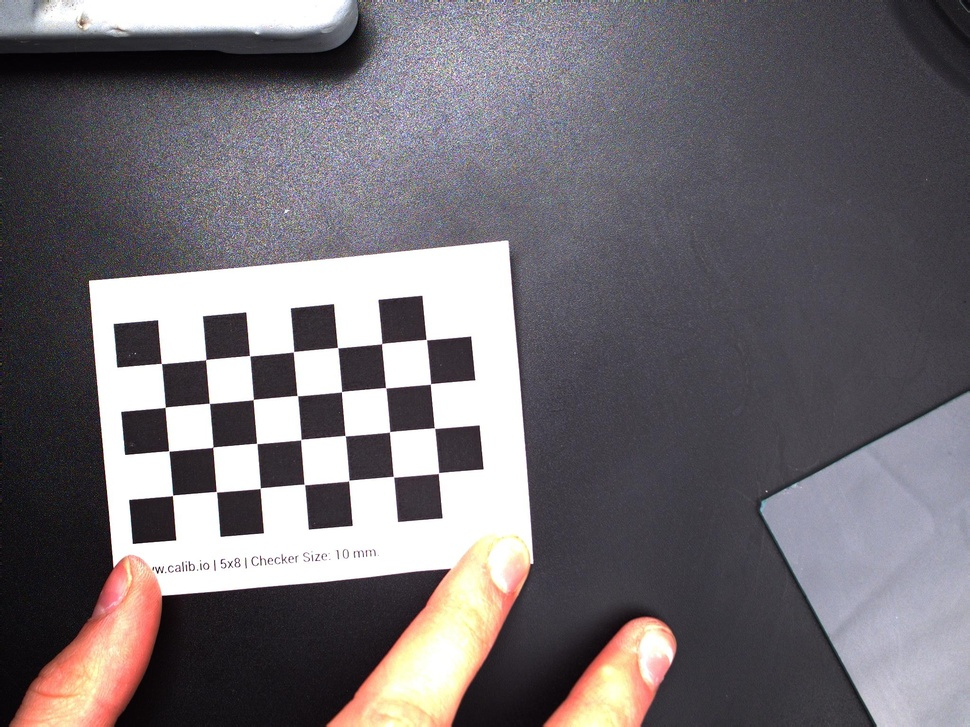
#> input picture calib/calib_1.jpg, 970 x 727 px, shrunk from 2048 x 1536 before the run; its folder holds only this picture in this run
$ python -i calibration.py   (imports and definitions only)
#> lines starting #> are read from the running program, lines starting #| are printed output that depends on the picture
import cv2
import numpy as np
import glob
import os


def compute_scale_from_checkerboard(image_path, square_size_mm=10):
#> called with image_path = 'calib/calib_1.jpg', square_size_mm = 10
    img = cv2.imread(image_path)
#> img is the input picture: shape (727, 970, 3); mean B, G, R 114.8, 110, 114.9
    if img is None:
        return None

    gray = cv2.cvtColor(img, cv2.COLOR_BGR2GRAY)
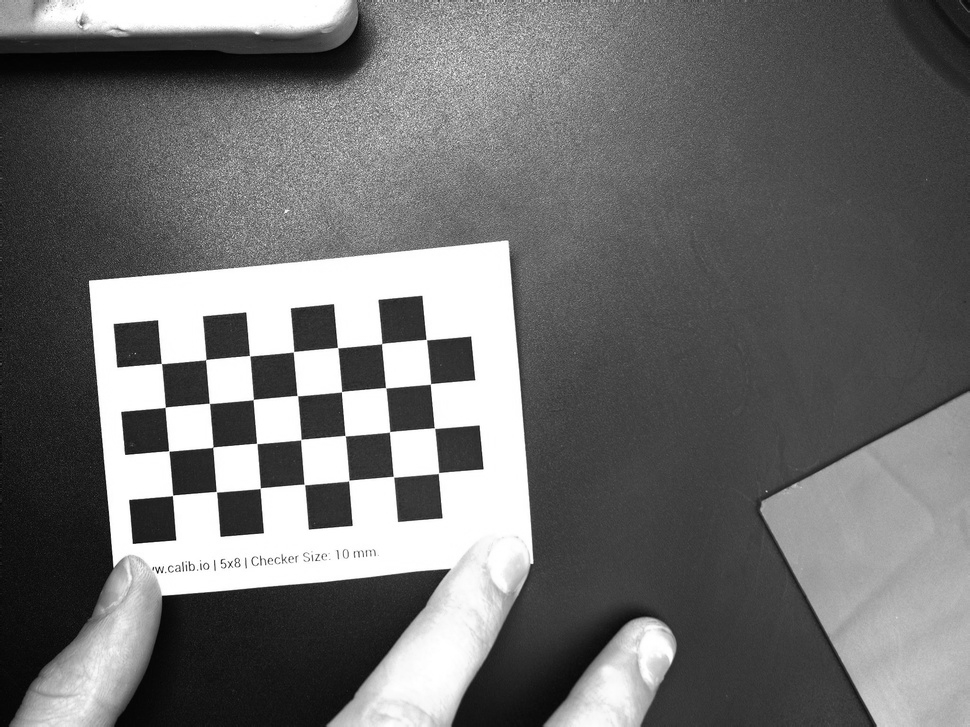
#> gray: shape (727, 970); min 1, max 255, mean 112

    #  контраст
    gray = cv2.GaussianBlur(gray, (5, 5), 0)
    gray = cv2.equalizeHist(gray)
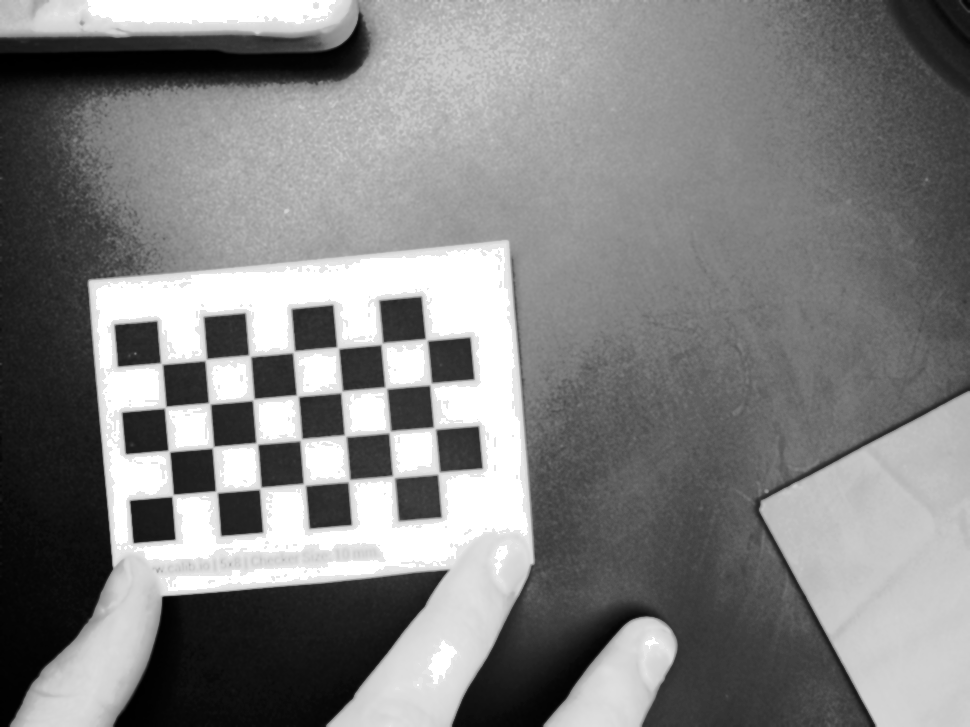
#> gray: shape (727, 970); min 0, max 255, mean 129.4

    flags = (
        cv2.CALIB_CB_ADAPTIVE_THRESH
        + cv2.CALIB_CB_NORMALIZE_IMAGE
    )

    # список
    possible_patterns = [
        (4, 7),
        (7, 4),
        (7, 7),
        (8, 8),
        (6, 6),
    ]

    for pattern_size in possible_patterns:
        ret, corners = cv2.findChessboardCorners(gray, pattern_size, flags)

        if ret and corners is not None:
            corners = corners.squeeze()

            if len(corners) < 2:
                continue

            p1 = corners[0]
            p2 = corners[1]

            pixel_dist = np.linalg.norm(p1 - p2)
            if pixel_dist == 0:
                continue

            mm_per_pixel = square_size_mm / pixel_dist
            return mm_per_pixel
#> this loop made 1 pass
#> (ret, p1, p2, pixel_dist, mm_per_pixel) on pass 1: (True, [173.6, 493.8], [170.1, 452.3], 41.62, 0.24)
#> after the loop, mm_per_pixel = 0.24; pixel_dist = 41.62

    return None


def auto_compute_scale_from_folder(folder_path, square_size_mm=10):
    image_paths = sorted(glob.glob(os.path.join(folder_path, "*.jpg")))

    if not image_paths:
        print("[CALIB] Нет изображений в папке calib")
        return None

    scales = []

    print(f"[CALIB] Найдено изображений: {len(image_paths)}")

    for img_path in image_paths:
        scale = compute_scale_from_checkerboard(img_path, square_size_mm)

        if scale is not None:
            scales.append(scale)
            print(f"[CALIB] OK: {os.path.basename(img_path)} -> {scale:.5f} mm/px")
        else:
            print(f"[CALIB] FAIL: {os.path.basename(img_path)}")

    if not scales:
        print("[CALIB] Не удалось найти шахматку ни на одном изображении")
        return None

    mean_scale = float(np.mean(scales))
    print(f"[CALIB] Средний масштаб: {mean_scale:.5f} mm/px")


    return mean_scale

>>> result = compute_scale_from_checkerboard('calib/calib_1.jpg')
#> result = 0.24

$ run again, on calib/calib_10.jpg
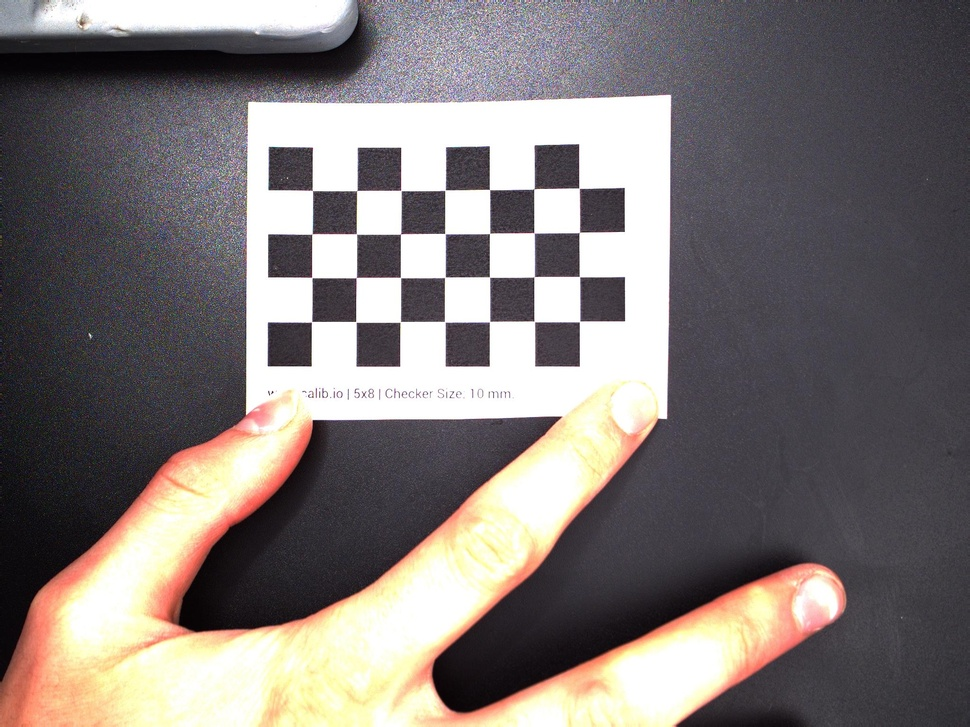
#> input picture calib/calib_10.jpg, 970 x 727 px, shrunk from 2048 x 1536 before the run
#> in compute_scale_from_checkerboard, img is the input picture: shape (727, 970, 3); mean B, G, R 119.2, 120.7, 127.8
#> in compute_scale_from_checkerboard, `gray = cv2.cvtColor(img, cv2.COLOR_BGR2GRAY)`:
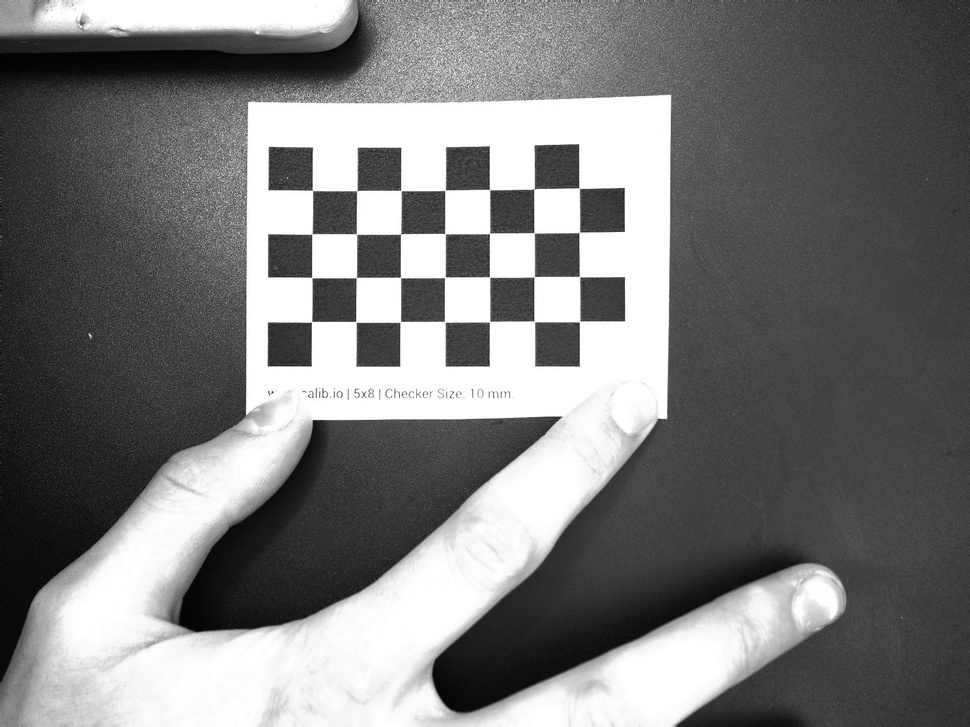
#> gray: shape (727, 970); min 1, max 255, mean 122.7
#> in compute_scale_from_checkerboard, `gray = cv2.equalizeHist(gray)`:
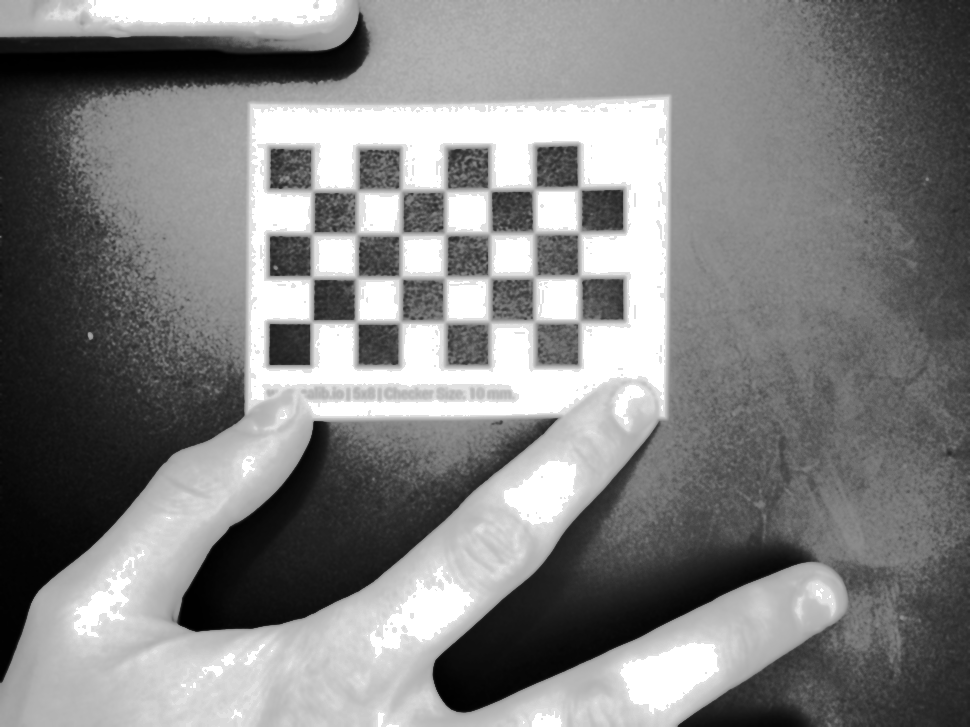
#> gray: shape (727, 970); min 0, max 255, mean 130.4
#> the loop in compute_scale_from_checkerboard, `for pattern_size in possible_patterns:` made 1 pass
#> (ret, p1, p2, pixel_dist, mm_per_pixel) on pass 1: (True, [313.5, 319.7], [312, 277.6], 42.19, 0.237)
#> after the loop in compute_scale_from_checkerboard, `for pattern_size in possible_patterns:`: mm_per_pixel = 0.237; pixel_dist = 42.19
#> result = 0.237

$ run again, on calib/calib_11.jpg
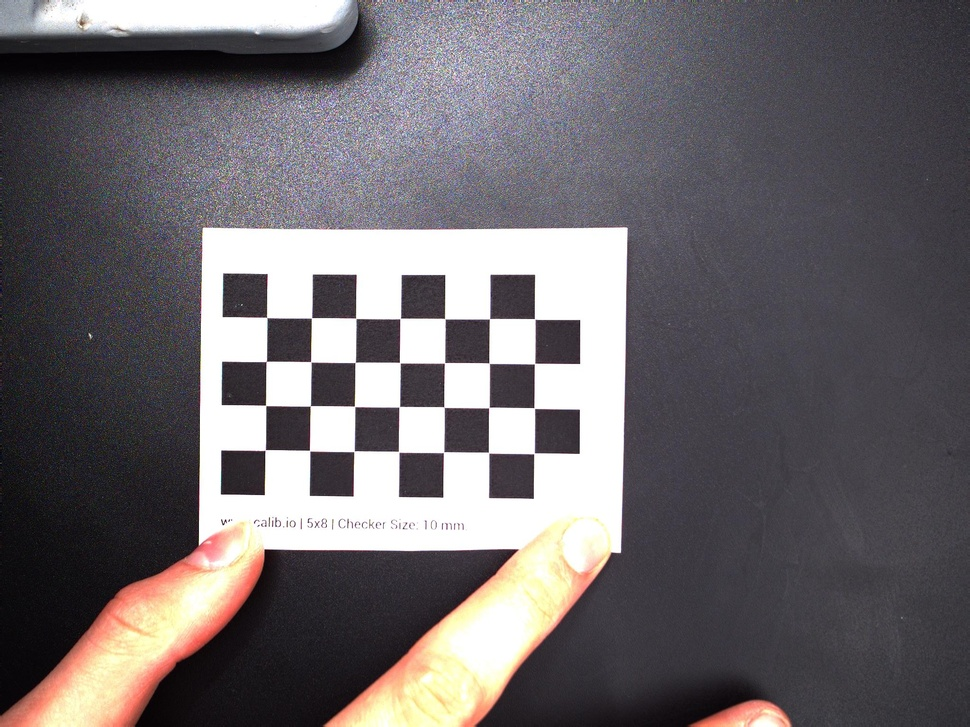
#> input picture calib/calib_11.jpg, 970 x 727 px, shrunk from 2048 x 1536 before the run
#> in compute_scale_from_checkerboard, img is the input picture: shape (727, 970, 3); mean B, G, R 108.1, 104.8, 109.7
#> in compute_scale_from_checkerboard, `gray = cv2.cvtColor(img, cv2.COLOR_BGR2GRAY)`:
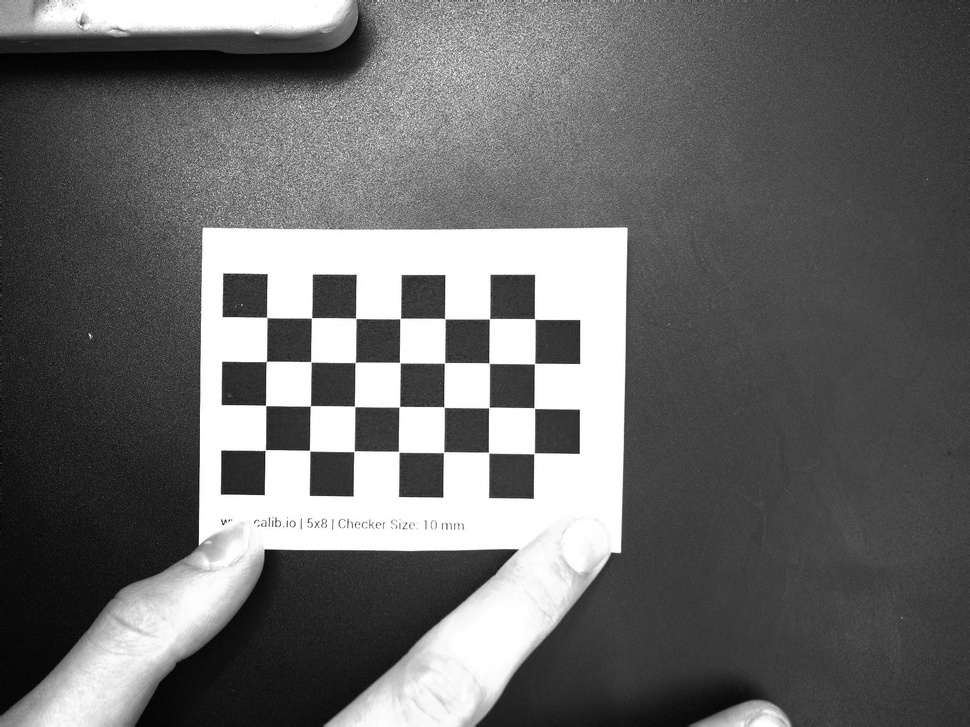
#> gray: shape (727, 970); min 0, max 255, mean 106.7
#> in compute_scale_from_checkerboard, `gray = cv2.equalizeHist(gray)`:
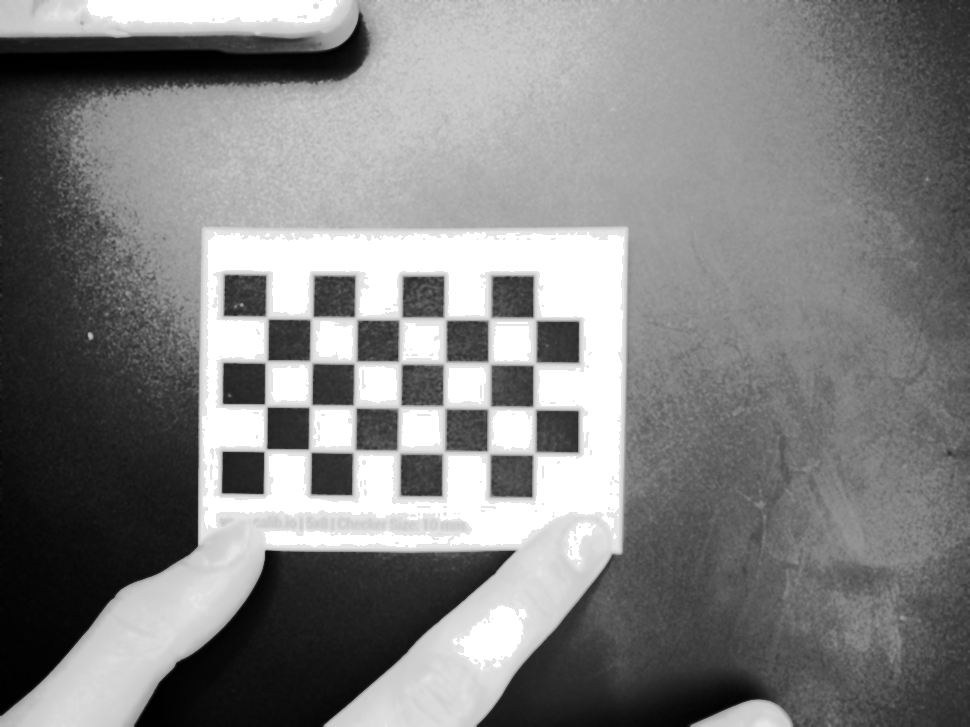
#> gray: shape (727, 970); min 0, max 255, mean 129.8
#> the loop in compute_scale_from_checkerboard, `for pattern_size in possible_patterns:` made 1 pass
#> (ret, p1, p2, pixel_dist, mm_per_pixel) on pass 1: (True, [265, 449.5], [267, 404.5], 45.04, 0.222)
#> after the loop in compute_scale_from_checkerboard, `for pattern_size in possible_patterns:`: mm_per_pixel = 0.222; pixel_dist = 45.04
#> result = 0.222

$ run again, on calib/calib_12.jpg
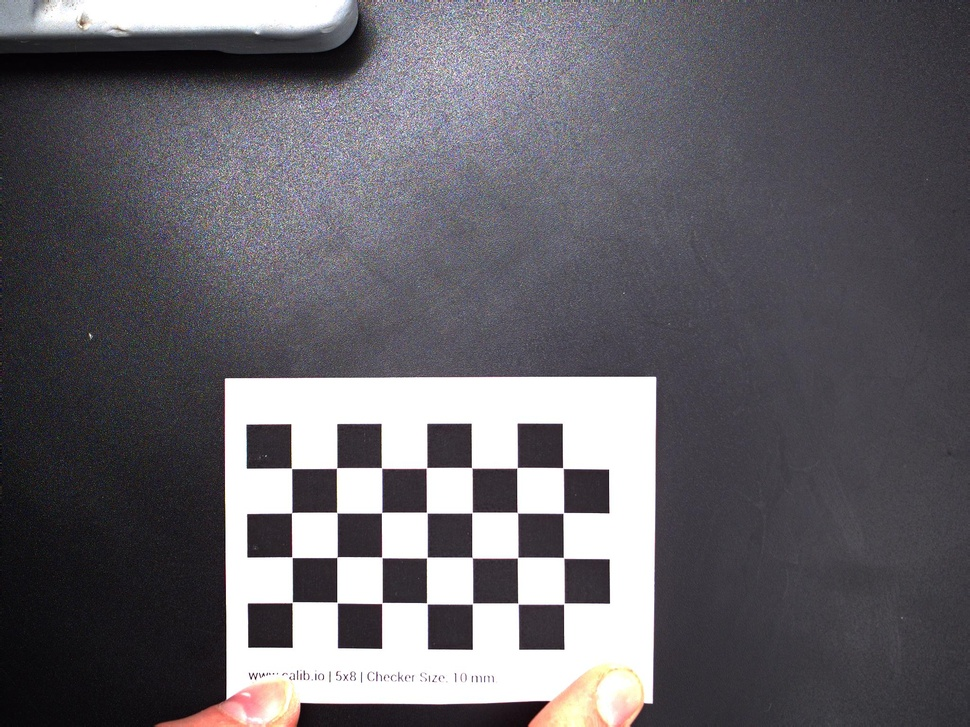
#> input picture calib/calib_12.jpg, 970 x 727 px, shrunk from 2048 x 1536 before the run
#> in compute_scale_from_checkerboard, img is the input picture: shape (727, 970, 3); mean B, G, R 105.5, 99.6, 102.1
#> in compute_scale_from_checkerboard, `gray = cv2.GaussianBlur(gray, (5, 5), 0)`:
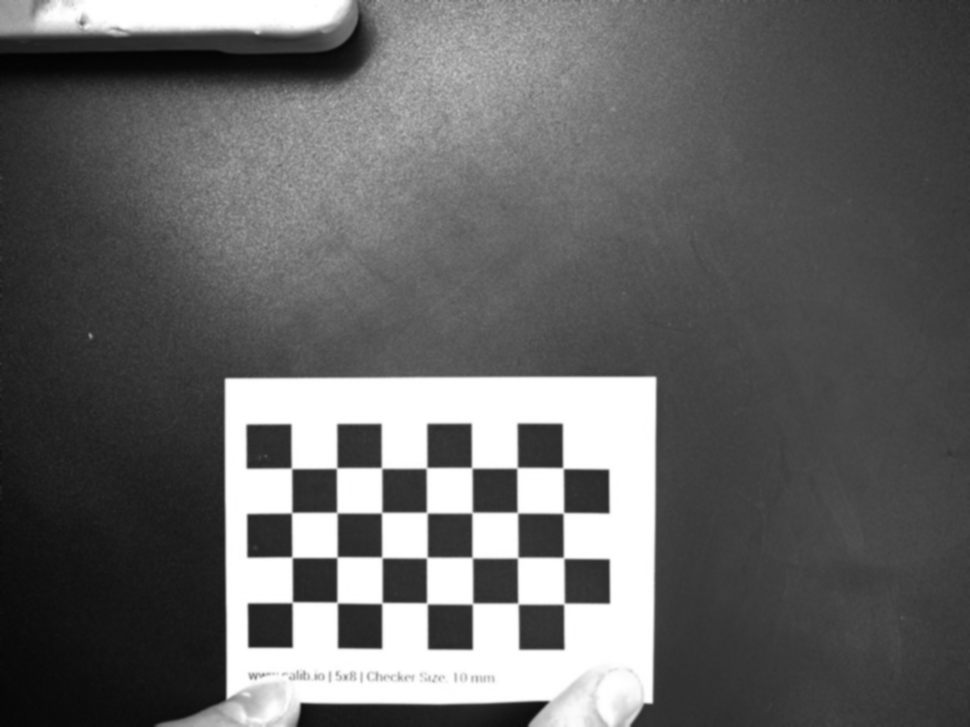
#> gray: shape (727, 970); min 3, max 255, mean 101
#> in compute_scale_from_checkerboard, `gray = cv2.equalizeHist(gray)`:
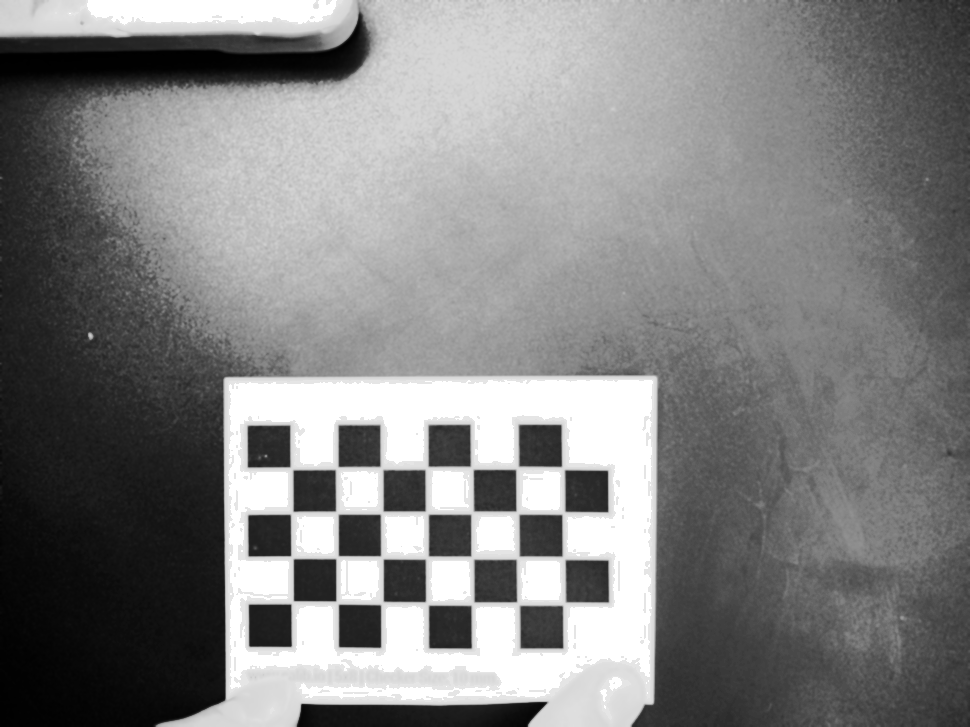
#> gray: shape (727, 970); min 0, max 255, mean 129.7
#> the loop in compute_scale_from_checkerboard, `for pattern_size in possible_patterns:` made 1 pass
#> (ret, p1, p2, pixel_dist, mm_per_pixel) on pass 1: (True, [292.5, 602.5], [290.5, 555.5], 47.04, 0.213)
#> after the loop in compute_scale_from_checkerboard, `for pattern_size in possible_patterns:`: mm_per_pixel = 0.213; pixel_dist = 47.04
#> result = 0.213
